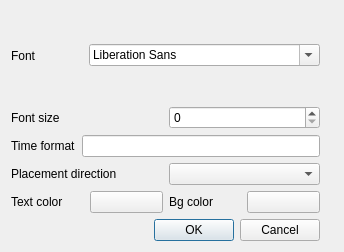
<?xml version="1.0" encoding="UTF-8"?>
<ui version="4.0">
 <class>labelOptions</class>
 <widget class="QDialog" name="labelOptions">
  <property name="geometry">
   <rect>
    <x>0</x>
    <y>0</y>
    <width>344</width>
    <height>252</height>
   </rect>
  </property>
  <property name="windowTitle">
   <string>Options</string>
  </property>
  <layout class="QGridLayout" name="gridLayout">
   <item row="0" column="0">
    <layout class="QVBoxLayout" name="verticalLayout_3">
     <item>
      <layout class="QVBoxLayout" name="verticalLayout_2">
       <item>
        <layout class="QHBoxLayout" name="horizontalLayout_4">
         <item>
          <widget class="QLabel" name="label">
           <property name="text">
            <string>Font</string>
           </property>
          </widget>
         </item>
         <item alignment="Qt::AlignHCenter|Qt::AlignVCenter">
          <widget class="QFontComboBox" name="font"/>
         </item>
        </layout>
       </item>
       <item>
        <layout class="QHBoxLayout" name="horizontalLayout_5">
         <item>
          <widget class="QLabel" name="label_2">
           <property name="text">
            <string>Font size</string>
           </property>
          </widget>
         </item>
         <item>
          <widget class="QSpinBox" name="fontsize"/>
         </item>
        </layout>
       </item>
       <item>
        <layout class="QHBoxLayout" name="horizontalLayout_2">
         <item>
          <widget class="QLabel" name="label_3">
           <property name="text">
            <string>Time format</string>
           </property>
          </widget>
         </item>
         <item>
          <widget class="QLineEdit" name="time_format"/>
         </item>
        </layout>
       </item>
       <item>
        <layout class="QHBoxLayout" name="horizontalLayout">
         <item>
          <widget class="QLabel" name="label_5">
           <property name="text">
            <string>Placement direction</string>
           </property>
          </widget>
         </item>
         <item>
          <widget class="QComboBox" name="placement"/>
         </item>
        </layout>
       </item>
       <item>
        <layout class="QHBoxLayout" name="horizontalLayout_3">
         <item>
          <widget class="QLabel" name="label_6">
           <property name="text">
            <string>Text color</string>
           </property>
          </widget>
         </item>
         <item>
          <widget class="QgsColorButton" name="text_color"/>
         </item>
         <item>
          <widget class="QLabel" name="label_7">
           <property name="text">
            <string>Bg color</string>
           </property>
          </widget>
         </item>
         <item>
          <widget class="QgsColorButton" name="bg_color"/>
         </item>
        </layout>
       </item>
      </layout>
     </item>
     <item>
      <widget class="QDialogButtonBox" name="buttonBox">
       <property name="orientation">
        <enum>Qt::Horizontal</enum>
       </property>
       <property name="standardButtons">
        <set>QDialogButtonBox::Cancel|QDialogButtonBox::Ok</set>
       </property>
      </widget>
     </item>
    </layout>
   </item>
   <item row="0" column="1">
    <widget class="QLabel" name="label_4">
     <property name="text">
      <string/>
     </property>
    </widget>
   </item>
  </layout>
  <zorder>layoutWidget</zorder>
  <zorder>label_4</zorder>
 </widget>
 <customwidgets>
  <customwidget>
   <class>QgsColorButton</class>
   <extends>QPushButton</extends>
   <header>qgscolorbutton.h</header>
  </customwidget>
 </customwidgets>
 <resources/>
 <connections>
  <connection>
   <sender>buttonBox</sender>
   <signal>accepted()</signal>
   <receiver>labelOptions</receiver>
   <slot>accept()</slot>
   <hints>
    <hint type="sourcelabel">
     <x>248</x>
     <y>254</y>
    </hint>
    <hint type="destinationlabel">
     <x>157</x>
     <y>274</y>
    </hint>
   </hints>
  </connection>
  <connection>
   <sender>buttonBox</sender>
   <signal>rejected()</signal>
   <receiver>labelOptions</receiver>
   <slot>reject()</slot>
   <hints>
    <hint type="sourcelabel">
     <x>316</x>
     <y>260</y>
    </hint>
    <hint type="destinationlabel">
     <x>286</x>
     <y>274</y>
    </hint>
   </hints>
  </connection>
 </connections>
</ui>
